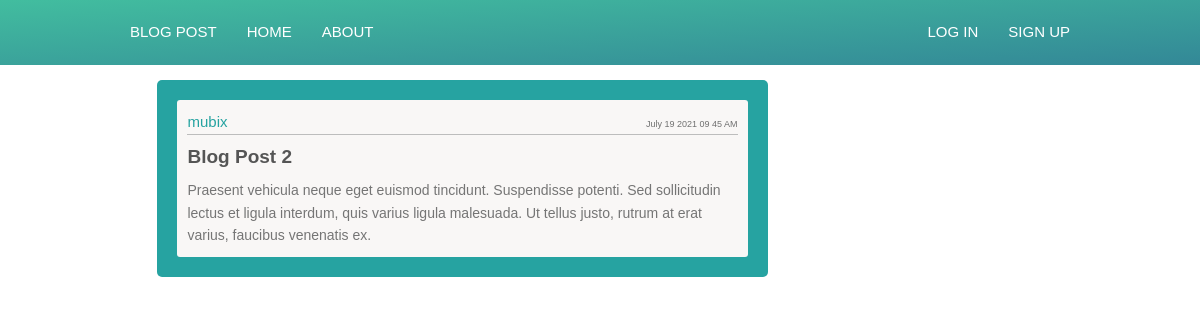
Page /2/ on the committed database.
### blog/models.py (models this page shows, shortened)
class Post(models.Model):
    title = models.CharField(max_length=200)
    content = models.TextField()
    date_posted = models.DateTimeField(default=timezone.now)
    author = models.ForeignKey(User, on_delete=models.CASCADE)

### blog/views.py (the view)
# urls.py: path('<int:post_id>/', views.details, name="details" ),
def details(request, post_id):
    post = get_object_or_404(Post, pk=post_id)
    return render(request, 'blog/details.html', {'post': post })

### blog/templates/blog/details.html (shortened to what this page needs)
{% extends 'blog/base.html' %}
{% block content %}
    <div class="blogs">
        {% if post %}
        <div class="blog">
            <div class="blog__box">
                <div class="blog__user">
                    <p class="blog__author">{{ post.author }}</p>
                    <p class="blog__udate">{{post.date_posted | date:"F d Y h i A"}}</p>
                </div>
                <h4 class="blog__title"><a href="{% url 'blog:details' post.id %}" class="blog__link">{{ post.title }}</a></h4>
                <p class="blog__content">{{post.content}}</p>
            </div>
        </div>
        {% else %}
            <p>No posts Available</p>
        {% endif %}
    </div>
{% endblock %}

### blog/static/css/style.css (style rules this page uses)
*, *::before, *::after { margin: 0; padding: 0; box-sizing: inherit; }
html { box-sizing: border-box; font-size: 62.5%; }
body { font-family: sans-serif; color: #2a2825; font-weight: 400; line-height: 1.6; }
.blogs { grid-column: col-start 2 / col-end 5; grid-row: 2 / 3; background-color: #26a3a1; padding: 2rem; border-radius: 5px; display: grid; grid-template-columns: 1fr; align-items: start; grid-row-gap: 2rem; }
.blog { background-color: #f9f7f6; padding: 1rem; border-radius: 3px; }
.blog__user { display: flex; align-items: center; border-bottom: 1px solid #BDBDBD; }
.blog__author { font-size: 1.5rem; margin-right: auto; color: #26a3a1; }
.blog__udate { font-size: .9rem; margin-left: 1rem; color: #707070; margin-top: .5rem; }
.blog__box { display: grid; grid-template-columns: 1fr; }
.blog__title { font-size: 1.9rem; color: #555555; margin: .7rem 0; }
.blog__link:link, .blog__link:visited { text-decoration: none; color: #555555; border-bottom: 1px solid transparent; padding-bottom: .5rem; transition: all .2s; }
.blog__content { color: #757575; font-size: 1.4rem; }

### rows in the picture
Post: author "mubix", date_posted "July 19 2021 09 45 AM", title "Blog Post 2", content "Praesent vehicula neque eget euismod tincidunt. Suspendisse potenti. Sed sollicitudin lectus et ligula interdum, quis varius ligula malesuada. Ut tellus justo, rutrum at erat varius, faucibus venenatis ex."
